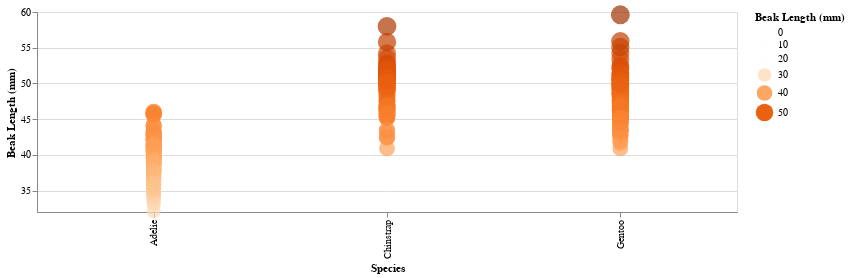

Notebook cell for this chart:
### Markdown cell above
#### Identity Channels

##### Spatial Region

### Code cell
alt.Chart(data).mark_circle().encode(
    x = alt.X('Species:N'),
    y = alt.Y('Beak Length (mm):Q', scale=alt.Scale(zero=False)),
    color = alt.Color('Beak Length (mm):Q', scale=alt.Scale(scheme='oranges')),
    size = 'Beak Length (mm):Q'
).properties(height=200, width=700)

### Figure 1 — Vega-Lite specification as saved in the notebook (floating-point values rounded to 4 significant figures; data arrays with more than 128 entries replaced by an {"elided": "..."} marker saying what was removed)
{"config": {"view": {"continuousWidth": 400, "continuousHeight": 300}}, "data": {"name": "data-fe71607a42dbd7cdd20b91354e9016c1"}, "mark": "circle", "encoding": {"color": {"type": "quantitative", "field": "Beak Length (mm)", "scale": {"scheme": "oranges"}}, "size": {"type": "quantitative", "field": "Beak Length (mm)"}, "x": {"type": "nominal", "field": "Species"}, "y": {"type": "quantitative", "field": "Beak Length (mm)", "scale": {"zero": false}}}, "height": 200, "width": 700, "$schema": "https://vega.github.io/schema/vega-lite/v4.8.1.json", "datasets": {"data-fe71607a42dbd7cdd20b91354e9016c1": {"elided": "344 records"}}}
